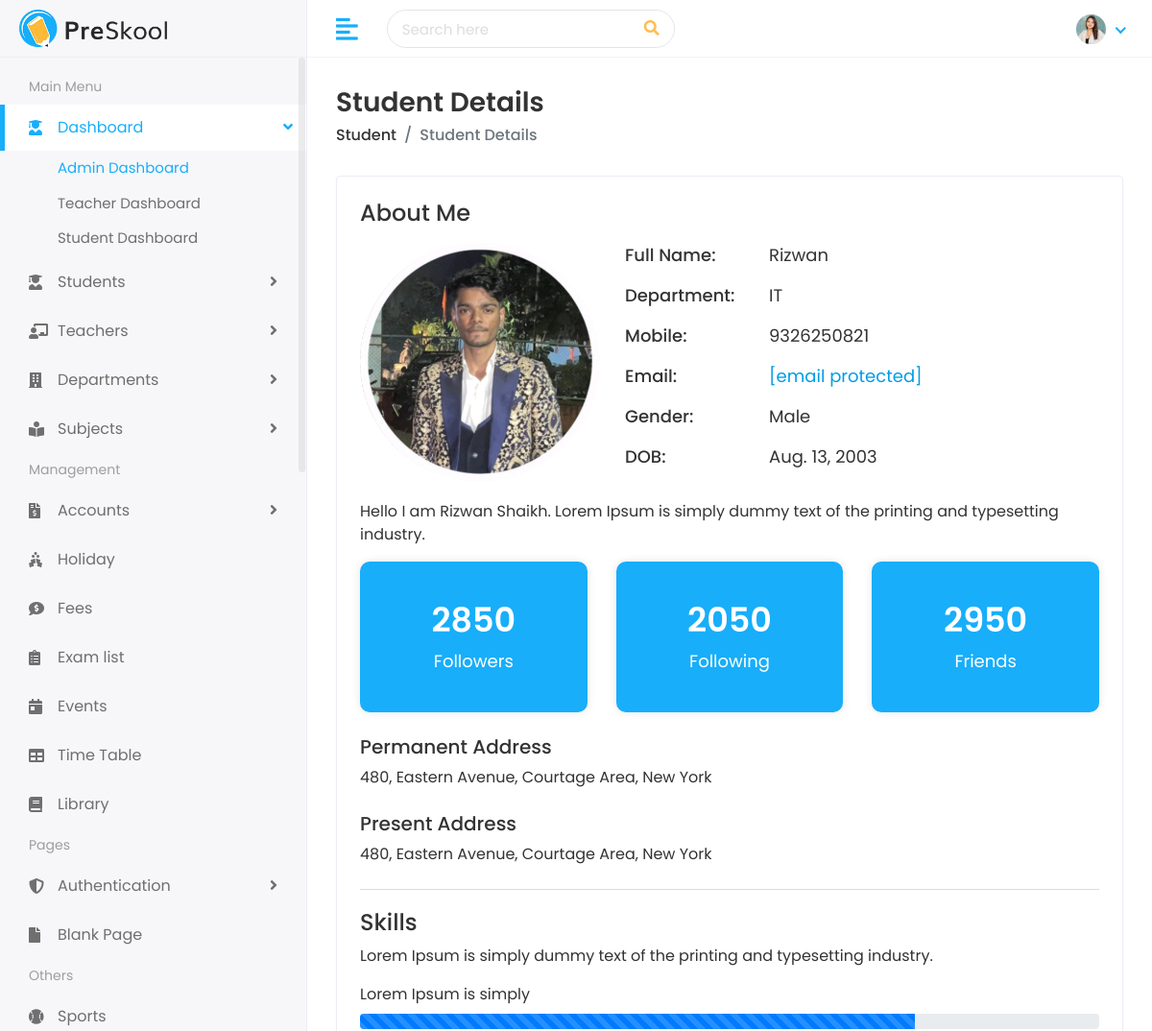
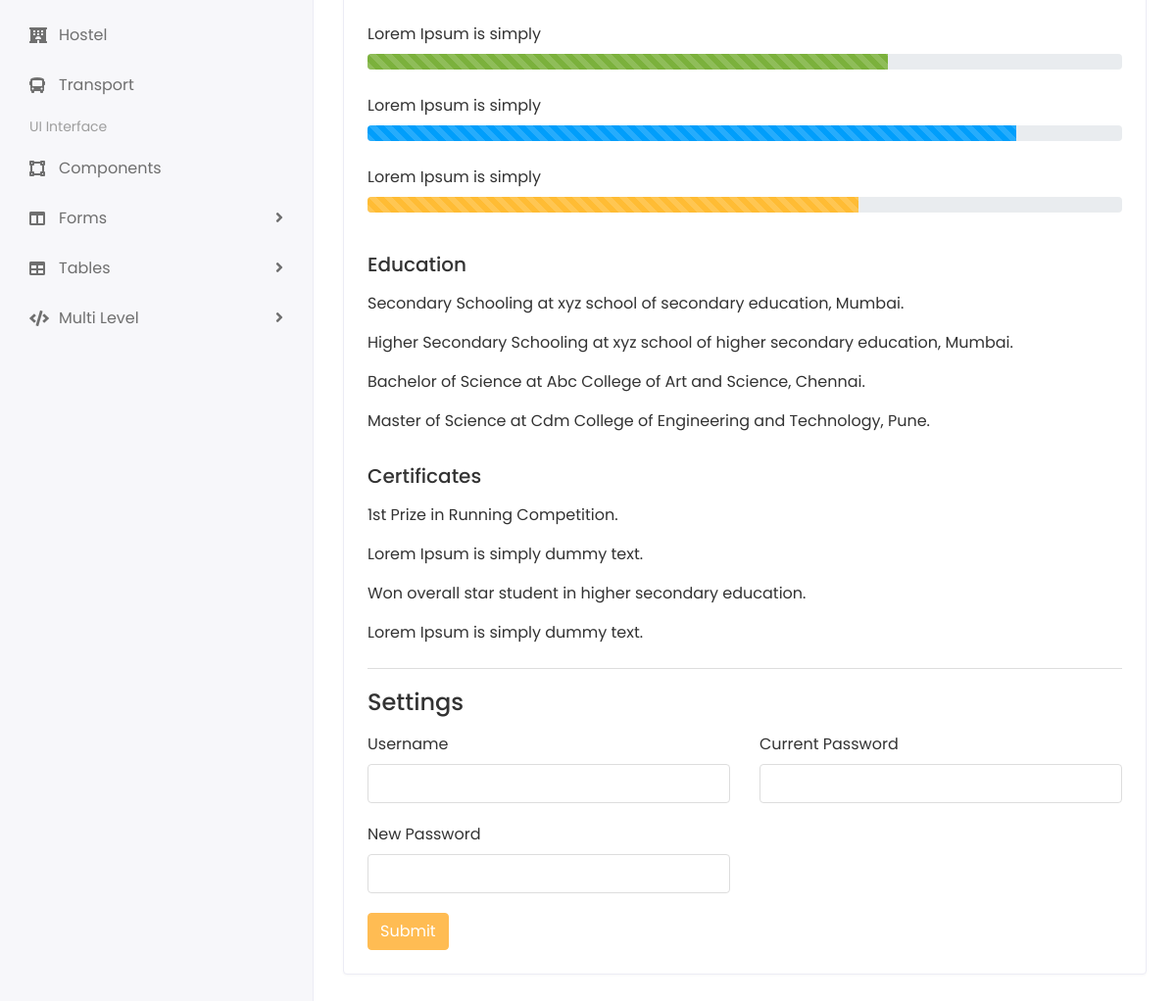
Screenshot of /view_student/1013/ with the database file from the repository (2 pictures, top to bottom).
### student/models.py (models this page shows, shortened)
class Student(models.Model):
    first_name = models.CharField(max_length=100)
    last_name = models.CharField(max_length=100)
    student_id = models.IntegerField()  # Removed max_length
    gender = models.CharField(
        max_length=10,
        choices=[
            ('Male', 'Male'),
            ('Female', 'Female'),
            ('Other', 'Other')
        ]
    )
    date_of_birth = models.DateField()
    student_class = models.CharField(max_length=100)
    religion = models.CharField(max_length=50)  # Increased length to accommodate longer religions
    joining_date = models.DateField()
    mobile_number = models.CharField(max_length=20)  # Changed to CharField for better formatting (e.g., +91)
    admission_number = models.IntegerField()  # Removed max_length
    section = models.CharField(max_length=20)
    student_image = models.ImageField(upload_to='student/', blank=True)
    parent = models.OneToOneField(Parent, on_delete=models.CASCADE)
    slug = models.SlugField(max_length=255, blank=True)

### student/views.py (the view)
# urls.py: path('view_student/<str:slug>/', views.view_student, name='view_student'),
def view_student(request, slug):
    student = get_object_or_404(Student, student_id=slug)  # Ensure the slug matches your field
    context = {
        'student': student,
    }
    return render(request, 'students/student-details.html', context)

### templates/students/student-details.html (shortened to what this page needs)
{% extends 'Home/base.html' %}
{% load static %}
{% block body %}
<div class="page-wrapper">
    <div class="content container-fluid">
        <div class="page-header">
            <div class="row">
                <div class="col-sm-12">
                    <h3 class="page-title">Student Details</h3>
                    <ul class="breadcrumb">
                        <li class="breadcrumb-item"><a href="/student">Student</a></li>
                        <li class="breadcrumb-item active">Student Details</li>
                    </ul>
                </div>
            </div>
        </div>
        <div class="card">
            <div class="card-body">
                <div class="row">
                    <div class="col-md-12">
                        <div class="about-info">
                            <h4>About Me</h4>
                            <div class="media mt-3">
                                <img src="{{student.student_image.url}}" class="mr-3" alt="Student Image">
                                <div class="media-body">
                                    <ul>
                                        <li>
                                            <span class="title-span">Full Name: </span>
                                            <span class="info-span">{{ student.first_name }}</span>
                                        </li>
                                        <li>
                                            <span class="title-span">Department: </span>
                                            <span class="info-span">{{ student.section }}</span>
                                        </li>
                                        <li>
                                            <span class="title-span">Mobile: </span>
                                            <span class="info-span">{{ student.mobile_number }}</span>
                                        </li>
                                        <li>
                                            <span class="title-span">Email: </span>
                                            <span class="info-span">
                                                <a href="{{ student.parent.father_email }}" class="__cf_email__"
                                                    data-cfemail="7216131b010b32151f131b1e5c111d1f">[email&#160;protected]</a>
                                            </span>
                                        </li>
                                        <li>
                                            <span class="title-span">Gender: </span>
                                            <span class="info-span">{{ student.gender }}</span>
                                        </li>
                                        <li>
                                            <span class="title-span">DOB: </span>
                                            <span class="info-span">{{ student.date_of_birth }}</span>
                                        </li>
                                    </ul>
                                </div>
                            </div>
                            <div class="row mt-3">
                                <div class="col-md-12">
                                    <p>
                                        Hello I am {{ student.first_name }} {{ student.last_name }}.
                                        Lorem Ipsum is simply dummy text of the printing and typesetting industry.
                                    </p>
                                </div>
                            </div>
                            <div class="row follow-sec">
                                <div class="col-md-4 mb-3">
                                    <div class="blue-box">
                                        <h3>2850</h3>
                                        <p>Followers</p>
                                    </div>
                                </div>
                                <div class="col-md-4 mb-3">
                                    <div class="blue-box">
                                        <h3>2050</h3>
                                        <p>Following</p>
                                    </div>
                                </div>
                                <div class="col-md-4 mb-3">
                                    <div class="blue-box">
                                        <h3>2950</h3>
                                        <p>Friends</p>
                                    </div>
                                </div>
                            </div>
                            <div class="row mt-2">
                                <div class="col-md-12">
                                    <h5>Permanent Address</h5>
                                    <p>480, Eastern Avenue, Courtage Area, New York</p>
                                </div>
                            </div>
                            <div class="row mt-2">
                                <div class="col-md-12">
                                    <h5>Present Address</h5>
                                    <p>480, Eastern Avenue, Courtage Area, New York</p>
                                </div>
                            </div>
                        </div>
                    </div>
                </div>
                <div class="row mt-2">
                    <div class="col-md-12">
                        <div class="skill-info">
                            <h4>Skills</h4>
                            <p>Lorem Ipsum is simply dummy text of the printing and typesetting industry.</p>
                            <ul>
                                <li>
                                    <label>Lorem Ipsum is simply</label>
                                    <div class="progress">
                                        <div class="progress-bar progress-bar-striped progress-bar-animated" role="progressbar"
                                            aria-valuenow="75" aria-valuemin="0" aria-valuemax="100" style="width: 75%">
                                        </div>
                                    </div>
                                </li>
                                <li>
                                    <label>Lorem Ipsum is simply</label>
                                    <div class="progress">
                                        <div class="progress-bar progress-bar-striped progress-bar-animated bg-success"
                                            role="progressbar" aria-valuenow="69" aria-valuemin="0" aria-valuemax="100"
                                            style="width: 69%">
                                        </div>
                                    </div>
                                </li>
                                <li>
                                    <label>Lorem Ipsum is simply</label>
                                    <div class="progress">
                                        <div class="progress-bar progress-bar-striped progress-bar-animated bg-info"
                                            role="progressbar" aria-valuenow="86" aria-valuemin="0" aria-valuemax="100"
                                            style="width: 86%">
                                        </div>
                                    </div>
                                </li>
                                <li>
                                    <label>Lorem Ipsum is simply</label>
                                    <div class="progress">
                                        <div class="progress-bar progress-bar-striped progress-bar-animated bg-warning"
                                            role="progressbar" aria-valuenow="65" aria-valuemin="0" aria-valuemax="100"
                                            style="width: 65%">
                                        </div>
                                    </div>
                                </li>
                            </ul>
                        </div>
                    </div>
                </div>
                <div class="row mt-3">
                    <div class="col-md-12">
                        <h5>Education</h5>
                        <p class="mt-3">Secondary Schooling at xyz school of secondary education, Mumbai.</p>
                        <p>Higher Secondary Schooling at xyz school of higher secondary education, Mumbai.</p>
                        <p>Bachelor of Science at Abc College of Art and Science, Chennai.</p>
                        <p>Master of Science at Cdm College of Engineering and Technology, Pune.</p>
                    </div>
                </div>
                <div class="row mt-3">
                    <div class="col-md-12">
                        <h5>Certificates</h5>
                        <p class="mt-3">1st Prize in Running Competition.</p>
                        <p>Lorem Ipsum is simply dummy text.</p>
                        <p>Won overall star student in higher secondary education.</p>
                        <p>Lorem Ipsum is simply dummy text.</p>
                    </div>
                </div>
                <div class="row mt-2">
                    <div class="col-md-12">
                        <div class="skill-info">
                            <h4>Settings</h4>
                            <form>
                                <div class="row mt-3">
                                    <div class="col-12 col-sm-6">
                                        <div class="form-group">
                                            <label>Username</label>
                                            <input type="text" class="form-control">
                                        </div>
                                    </div>
                                    <div class="col-12 col-sm-6">
                                        <div class="form-group">
                                            <label>Current Password</label>
                                            <input type="password" class="form-control">
                                        </div>
                                    </div>
                                    <div class="col-12 col-sm-6">
                                        <div class="form-group">
                                            <label>New Password</label>
                                            <input type="password" class="form-control">
                                        </div>
                                    </div>
                                    <div class="col-12">
                                        <button type="submit" class="btn btn-primary">Submit</button>
                                    </div>
                                </div>
                            </form>
                        </div>
                    </div>
                </div>
            </div>
        </div>
    </div>
</div>
{% endblock %}

### rows the page displays
Student: student_image (picture), first_name "Rizwan", section "IT", mobile_number "9326250821", gender "Male", date_of_birth "Aug. 13, 2003", last_name "Shaikh"
